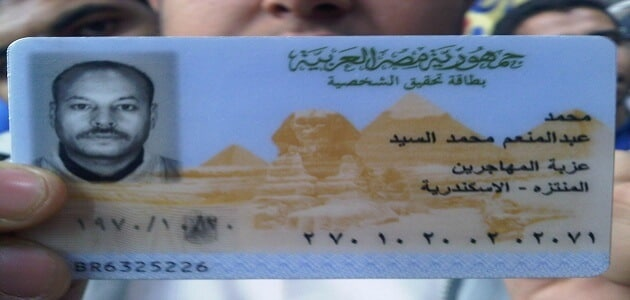
#> input picture ComputerVision/ID2.jpg, 630 x 300 px
$ python Squares.py
#> lines starting #> are read from the running program, lines starting #| are printed output that depends on the picture; after the words box and inside, x2 and y2 are one past the last pixel; in counts of white or black regions, pixels touching at a corner belong together
# -*- coding: utf-8 -*-
"""
Created on Wed Oct  4 02:57:22 2023

@author: 3ndalib
"""

import cv2
import numpy as np
import matplotlib.pyplot as plt
from IPython.display import Image
Image("ID2.jpg")
def prepro(img):
    gray = cv2.cvtColor(img,cv2.COLOR_BGR2GRAY)
    mask = np.zeros((gray.shape),np.uint8)
    kernel1 = cv2.getStructuringElement(cv2.MORPH_ELLIPSE,(11,11))

    close = cv2.morphologyEx(gray,cv2.MORPH_CLOSE,kernel1)
    div = np.float32(gray)/(close)
    res = np.uint8(cv2.normalize(div,div,0,255,cv2.NORM_MINMAX))
    res2 = cv2.cvtColor(res,cv2.COLOR_GRAY2BGR)
    plt.imshow(res2)
    return res2, res, mask
m = cv2.imread("ID2.jpg")
#> m is the input picture: shape (300, 630, 3); mean B, G, R 138.6, 123, 115.1
ref = cv2.imread("ID2.jpg")
print(type(ref))
#| <class 'numpy.ndarray'>
ref_g = cv2.cvtColor(ref,cv2.COLOR_BGR2GRAY)
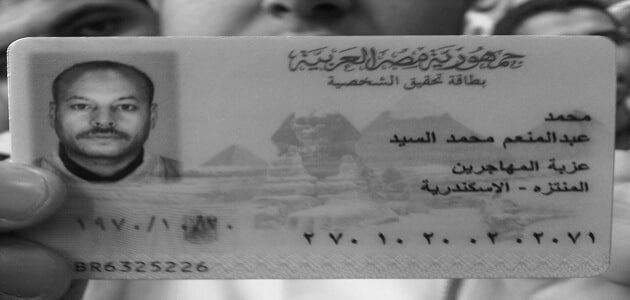
#> ref_g: shape (300, 630); min 7, max 252, mean 122.4
mo, mg, mask = prepro(m)
#> in prepro, `close = cv2.morphologyEx(gray,cv2.MORPH_CLOSE,kernel1)`:
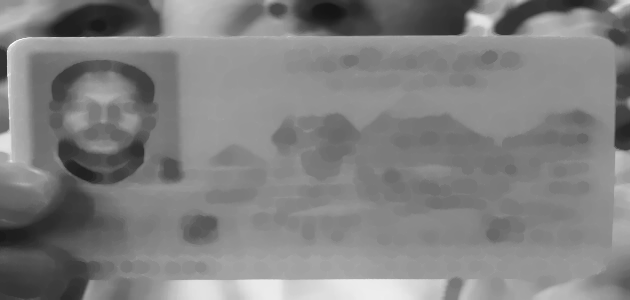
#> close: shape (300, 630); min 21, max 252, mean 128.9
#> in prepro, `div = np.float32(gray)/(close)`:
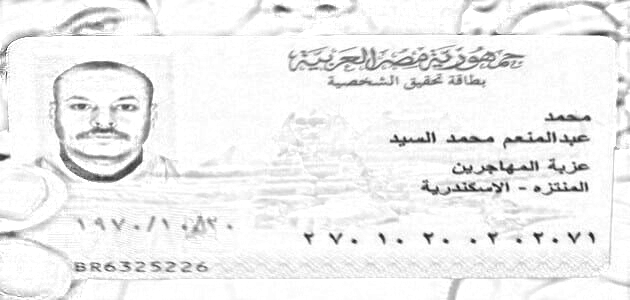
#> div: shape (300, 630) float32; min 0.0692, max 1, mean 0.941
#> mask: shape (300, 630); every value is 0

plt.imshow(mask)
#> (this line was passed over: IPython is not available in this run)
plt.imshow(mg)
#> (this line was passed over: IPython is not available in this run)
plt.imshow(ref_g)
#> (this line was passed over: IPython is not available in this run)
thresh = cv2.adaptiveThreshold(mg,255,0,1,19,2)
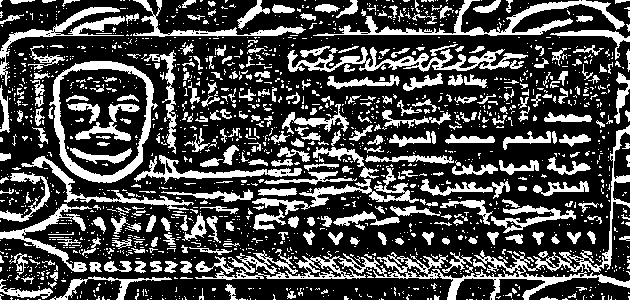
#> thresh: shape (300, 630); 28.3% white; 1679 white regions (1368 under 20 px)
contour,hier = cv2.findContours(thresh,cv2.RETR_TREE,cv2.CHAIN_APPROX_SIMPLE)
#> contour = 1893 contours, 1670 with area under 20; largest, box (x1, y1, x2, y2) and area: (49, 61, 158, 183) 9960, (58, 68, 149, 177) 7919, (195, 125, 630, 300) 4411, (313, 0, 625, 36) 1846, (287, 47, 528, 72) 1612
plt.imshow(thresh)
#> (this line was passed over: IPython is not available in this run)
max_area = 0
best_cnt = None
for cnt in contour:
    area = cv2.contourArea(cnt)
    if area > 1000:
        if area > max_area:
            max_area = area
            best_cnt = cnt
#> this loop made 1893 passes
#> (area, max_area) on passes 803, 1012, 1455: (1063, 1063), (4411, 4411), (9960, 9960)
#> after the loop, best_cnt = contour of 177 points, box (x1, y1, x2, y2) (49, 61, 158, 183), area 9960; max_area = 9960

t1 = cv2.drawContours(mask,[best_cnt],0,255,-1)
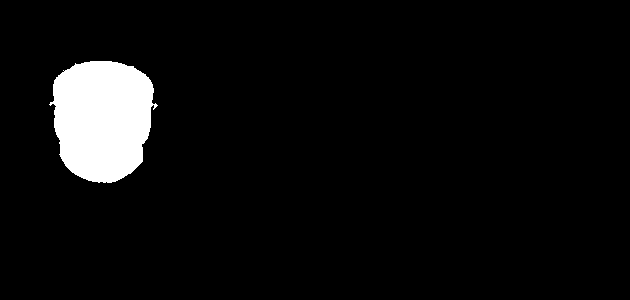
#> t1: shape (300, 630); 5.4% white; 1 white region, box (x1, y1, x2, y2) and area: (49, 61, 158, 183) 10145

t2 = cv2.drawContours(mask,[best_cnt],0,0,2)
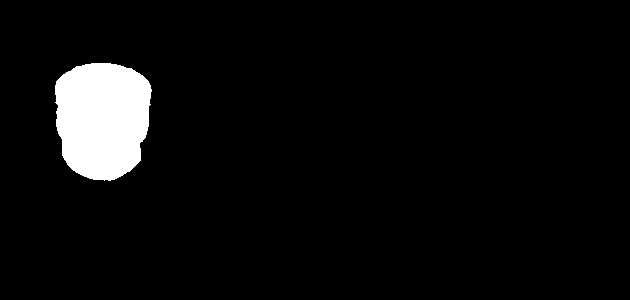
#> t2: shape (300, 630); 4.9% white; 1 white region, box (x1, y1, x2, y2) and area: (55, 63, 152, 181) 9318


res = cv2.bitwise_and(mg,mask)
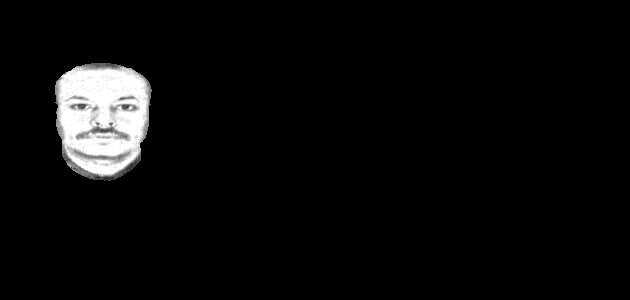
#> res: shape (300, 630); min 0, max 255, mean 10.6
plt.imshow(mask)
#> (this line was passed over: IPython is not available in this run)
plt.imshow(res)
#> (this line was passed over: IPython is not available in this run)
#> (the run stopped early here; a loop or call above may not have finished)

$ run again, with ComputerVision/ID3.jpg copied over ComputerVision/ID2.jpg
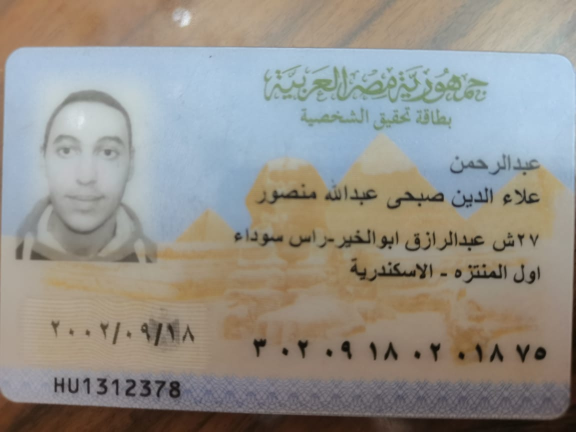
#> input picture ComputerVision/ID3.jpg, 1152 x 864 px (shown at 1/2 size)
#> m is the input picture: shape (864, 1152, 3); mean B, G, R 138.6, 145.6, 148.7
#| <class 'numpy.ndarray'>
#> mask: shape (864, 1152); every value is 0
#> `thresh = cv2.adaptiveThreshold(mg,255,0,1,19,2)`:
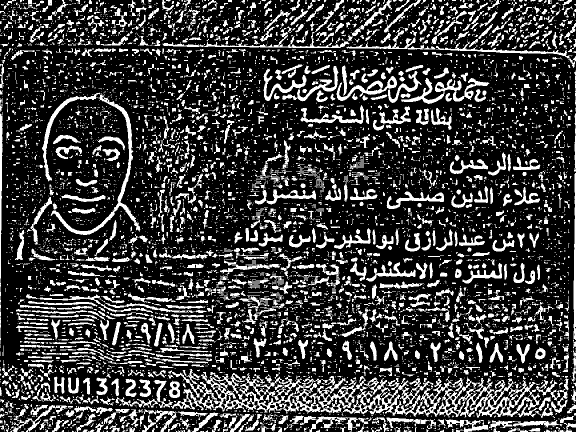
#> thresh: shape (864, 1152) (shown at 1/2 size); 23.6% white; 7325 white regions (5522 under 20 px)
#> contour = 7861 contours, 6484 with area under 20; largest, box (x1, y1, x2, y2) and area: (400, 744, 780, 829) 13940, (785, 753, 1080, 835) 8704, (84, 186, 281, 470) 4351, (802, 156, 979, 208) 2132, (673, 152, 794, 202) 1537
#> the loop `for cnt in contour:` made 7861 passes
#> (area, max_area) on passes 342, 605, 752, 892: (1003, 1003), (1141.5, 1141.5), (8703.5, 8703.5), (13940, 13940)
#> after the loop `for cnt in contour:`: best_cnt = contour of 2173 points, box (x1, y1, x2, y2) (400, 744, 780, 829), area 13940; max_area = 13940
#> t1: shape (864, 1152); 1.6% white; 1 white region, box (x1, y1, x2, y2) and area: (400, 744, 780, 829) 15702
#> `t2 = cv2.drawContours(mask,[best_cnt],0,0,2)`:
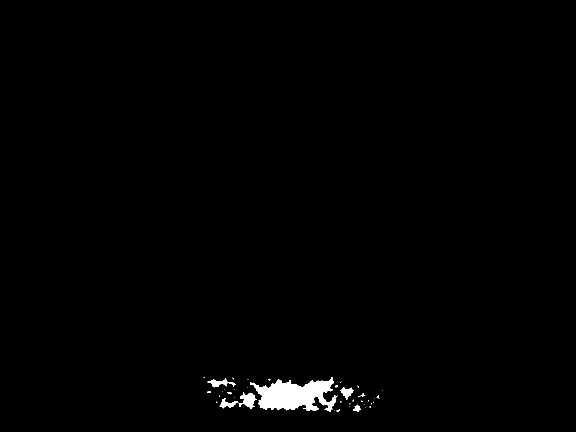
#> t2: shape (864, 1152) (shown at 1/2 size); 0.9% white; 38 white regions (31 under 20 px), largest, box (x1, y1, x2, y2) and area: (500, 754, 675, 823) 6956, (439, 784, 514, 817) 952, (415, 756, 471, 775) 411

$ run again, with ComputerVision/ID4.jpg copied over ComputerVision/ID2.jpg
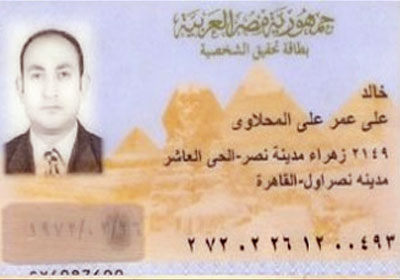
#> input picture ComputerVision/ID4.jpg, 400 x 280 px
#> m is the input picture: shape (280, 400, 3); mean B, G, R 178.5, 189.7, 210.6
#| <class 'numpy.ndarray'>
#> mask: shape (280, 400); every value is 0
#> `thresh = cv2.adaptiveThreshold(mg,255,0,1,19,2)`:
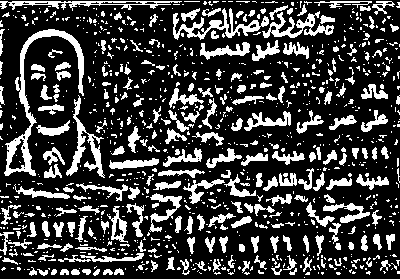
#> thresh: shape (280, 400); 24.7% white; 996 white regions (761 under 20 px)
#> contour = 1054 contours, 869 with area under 20; largest, box (x1, y1, x2, y2) and area: (4, 29, 84, 176) 1654, (173, 8, 269, 40) 661, (66, 95, 105, 178) 616, (262, 11, 334, 38) 569, (0, 1, 182, 11) 561
#> the loop `for cnt in contour:` made 1054 passes
#> (area, max_area) on pass 904: (1654, 1654)
#> after the loop `for cnt in contour:`: best_cnt = contour of 267 points, box (x1, y1, x2, y2) (4, 29, 84, 176), area 1654; max_area = 1654
#> t1: shape (280, 400); 1.7% white; 1 white region, box (x1, y1, x2, y2) and area: (4, 29, 84, 176) 1935
#> `t2 = cv2.drawContours(mask,[best_cnt],0,0,2)`:
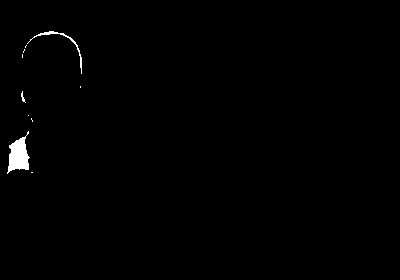
#> t2: shape (280, 400); 0.67% white; 10 white regions (7 under 20 px), largest, box (x1, y1, x2, y2) and area: (7, 131, 30, 174) 548, (27, 31, 82, 74) 156, (21, 91, 26, 103) 23

$ run again, with ComputerVision/ID7.jpg copied over ComputerVision/ID2.jpg
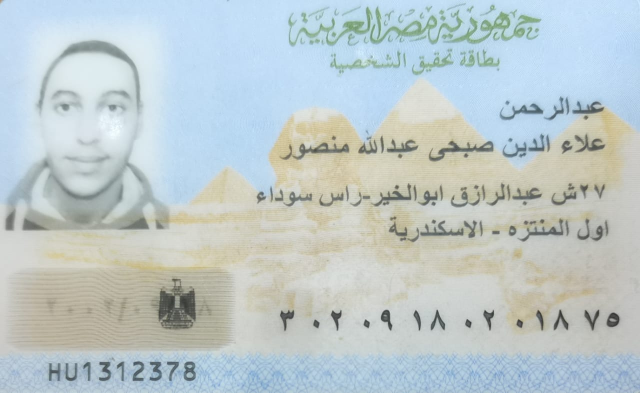
#> input picture ComputerVision/ID7.jpg, 1280 x 786 px (shown at 1/2 size)
#> m is the input picture: shape (786, 1280, 3); mean B, G, R 202.6, 201.2, 189.7
#| <class 'numpy.ndarray'>
#> mask: shape (786, 1280); every value is 0
#> thresh: shape (786, 1280); 29.1% white; 8206 white regions (6040 under 20 px)
#> contour = 9180 contours, 7643 with area under 20; largest, box (x1, y1, x2, y2) and area: (819, 694, 1280, 786) 20179, (375, 700, 732, 786) 10668, (26, 101, 289, 426) 3934, (240, 557, 483, 658) 3118, (885, 30, 1055, 88) 1879
#> the loop `for cnt in contour:` made 9180 passes
#> (area, max_area) on passes 233, 238, 325, 433: (1008, 1008), (1222, 1222), (10668, 10668), (20179, 20179)
#> after the loop `for cnt in contour:`: best_cnt = contour of 3395 points, box (x1, y1, x2, y2) (819, 694, 1280, 786), area 20179; max_area = 20179
#> t1: shape (786, 1280); 2.3% white; 1 white region, box (x1, y1, x2, y2) and area: (819, 694, 1280, 786) 22923
#> `t2 = cv2.drawContours(mask,[best_cnt],0,0,2)`:
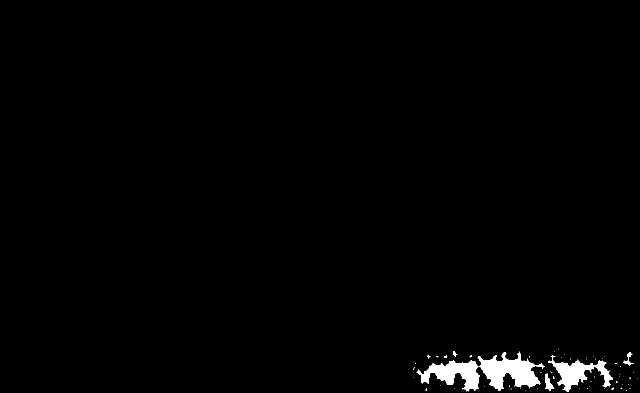
#> t2: shape (786, 1280) (shown at 1/2 size); 1.3% white; 56 white regions (50 under 20 px), largest, box (x1, y1, x2, y2) and area: (833, 703, 1090, 783) 8924, (1096, 711, 1226, 784) 3338, (1090, 747, 1109, 782) 290, (1247, 704, 1268, 732) 163, (906, 702, 915, 714) 43, (854, 710, 861, 717) 20
